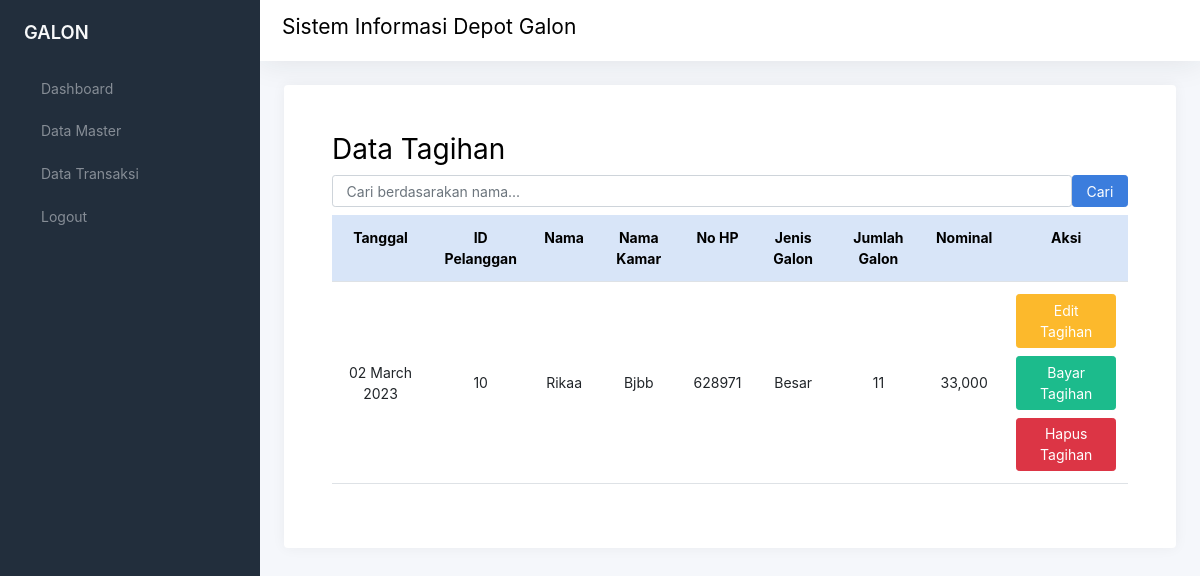
The app's page /admin/data_tagihan.php with its own data.
### tables this page shows
CREATE TABLE `pesanan` (
  `id_pesanan` int(11) NOT NULL,
  `id_user` int(11) NOT NULL,
  `tanggal` date NOT NULL,
  `jenis_galon` enum('Besar','Kecil') NOT NULL,
  `jumlah_galon` int(11) NOT NULL,
  `nominal` bigint(20) NOT NULL
);

CREATE TABLE `user` (
  `id_user` int(11) NOT NULL,
  `id_level` int(11) NOT NULL,
  `username` varchar(255) NOT NULL,
  `password` varchar(255) NOT NULL
);

CREATE TABLE `pelanggan` (
  `id_pelanggan` int(11) NOT NULL,
  `id_user` int(11) NOT NULL,
  `nama` varchar(255) NOT NULL,
  `alamat` varchar(255) NOT NULL,
  `nohp` varchar(255) NOT NULL
);

### config.php (called while the page is built)
<?php
$conn = mysqli_connect("localhost", "root", "", "galon");
function query($query)
{
    global $conn;
    $result = mysqli_query($conn, $query);
    $rows = [];
    while ($row = mysqli_fetch_assoc($result)) {
        $rows[] = $row;
    };
    return $rows;
}

### admin/data_tagihan.php (the view, shortened to what this page needs)
<?php
include '../config.php';
$query = "SELECT *
          FROM pesanan
          INNER JOIN tagihan ON pesanan.id_pesanan = tagihan.id_pesanan
          INNER JOIN user ON pesanan.id_user = user.id_user
          WHERE tagihan.pembayaran = 'Belum Bayar'";
$pembelian = mysqli_query($conn, $query);
?>
<!DOCTYPE html>
<html lang="en">
<head>
    <link href="../css/app.css" rel="stylesheet">
</head>
<body>
    <div class="wrapper">
        <nav id="sidebar" class="sidebar js-sidebar">
            <div class="sidebar-content js-simplebar">
                <a class="sidebar-brand" href="">
                    <span class="align-middle">GALON</span>
                </a>
                <ul class="sidebar-nav">
                    <li class="sidebar-item">
                        <a class="sidebar-link" href="index.php">
                            <i class="align-middle" data-feather="sliders"></i> <span
                                class="align-middle">Dashboard</span>
                        </a>
                    </li>
                    <li class="sidebar-item">
                        <a class="sidebar-link" href="#" id="dataMaster">
                            <i class="align-middle" data-feather="user"></i> <span class="align-middle">Data
                                Master</span>
                        </a>
                    </li>
                    <li class="sidebar-item">
                        <a class="sidebar-link" href="#" id="dataTransaksi">
                            <i class="align-middle" data-feather="user"></i> <span class="align-middle">Data
                                Transaksi</span>
                        </a>
                    </li>
                    <li class="sidebar-item">
                        <a class="sidebar-link" href="../logout.php">
                            <i class="align-middle" data-feather="user-plus"></i> <span
                                class="align-middle">Logout</span>
                        </a>
                    </li>
                </ul>
            </div>
        </nav>
        <div class="main">
            <nav class="navbar navbar-expand navbar-light navbar-bg">
                <div>
                    <h3 class="justify-content-start"> Sistem Informasi Depot Galon </h3>
                </div>
            </nav>
            <main class="content p-4">
                <div class="container-fluid p-0">
                    <div class="row">
                        <div class="col-12">
                            <div class="card">
                                <div class="card-body p-5">
                                    <h1 class="mb-2">Data Tagihan</h1>
                                    <form action="" method="POST" class="d-flex my-2">
                                        <input type="text" name="keyword" placeholder="Cari berdasarakan nama..."
                                            class="form-control w-100">
                                        <button name="search" type="submit" class="btn btn-primary">Cari</button>
                                    </form>
                                    <div class="table-responsive">
                                        <table class="table table-responsive table-hover text-dark text-center">
                                            <thead>
                                                <tr class="table table-primary">
                                                    <th>Tanggal</th>
                                                    <th>ID Pelanggan</th>
                                                    <th>Nama</th>
                                                    <th>Nama Kamar</th>
                                                    <th>No HP</th>
                                                    <th>Jenis Galon</th>
                                                    <th>Jumlah Galon</th>
                                                    <th>Nominal</th>
                                                    <th>Aksi</th>
                                                </tr>
                                            </thead>
                                            <tbody>
                                                <?php foreach ($pembelian as $td) : ?>
                                                <tr>
                                                    <td><?= date('d F Y', strtotime($td['tanggal'])) ?></td>
                                                    <td><?= $td['id_user'] ?> <?php $id_us = $td['id_user']; ?> </td>
                                                    <?php $user_detail = query("SELECT * FROM pelanggan WHERE id_user = '$id_us'")[0]; ?>
                                                    <td><?= $user_detail['nama'] ?></td>
                                                    <td><?= $user_detail['alamat'] ?></td>
                                                    <td><?= $user_detail['nohp'] ?></td>
                                                    <td><?= $td['jenis_galon'] ?></td>
                                                    <td><?= $td['jumlah_galon'] ?></td>
                                                    <td><?= number_format($td['nominal'], 0); ?></td>
                                                    <td>
                                                        <a href="edit_tagihan.php?id_pesanan=<?= $td['id_pesanan']; ?>"
                                                            class="btn btn-warning mb-2">Edit Tagihan</a> <br>
                                                        <a href="bayar_tagihan.php?id_pesanan=<?= $td['id_pesanan']; ?>"
                                                            class="btn btn-success mb-2">Bayar Tagihan</a> <br>
                                                        <a href="hapus_tagihan.php?id_pesanan=<?= $td['id_pesanan']; ?>"
                                                            class="btn btn-danger"
                                                            onclick="return confirm('Yakin ingin hapus tagihan ?')">Hapus
                                                            Tagihan</a>
                                                    </td>
                                                </tr>
                                                <?php endforeach; ?>
                                            </tbody>
                                        </table>
                                    </div>
                                </div>
                            </div>
                        </div>
                    </div>
                </div>
            </main>
        </div>
    </div>
</body>
</html>

### records on screen
pesanan: tanggal "02 March 2023", id_user.id_user "10", pelanggan.nama "Rikaa", pelanggan.alamat "Bjbb", pelanggan.nohp "628971", jenis_galon "Besar", jumlah_galon "11", nominal "33,000"
